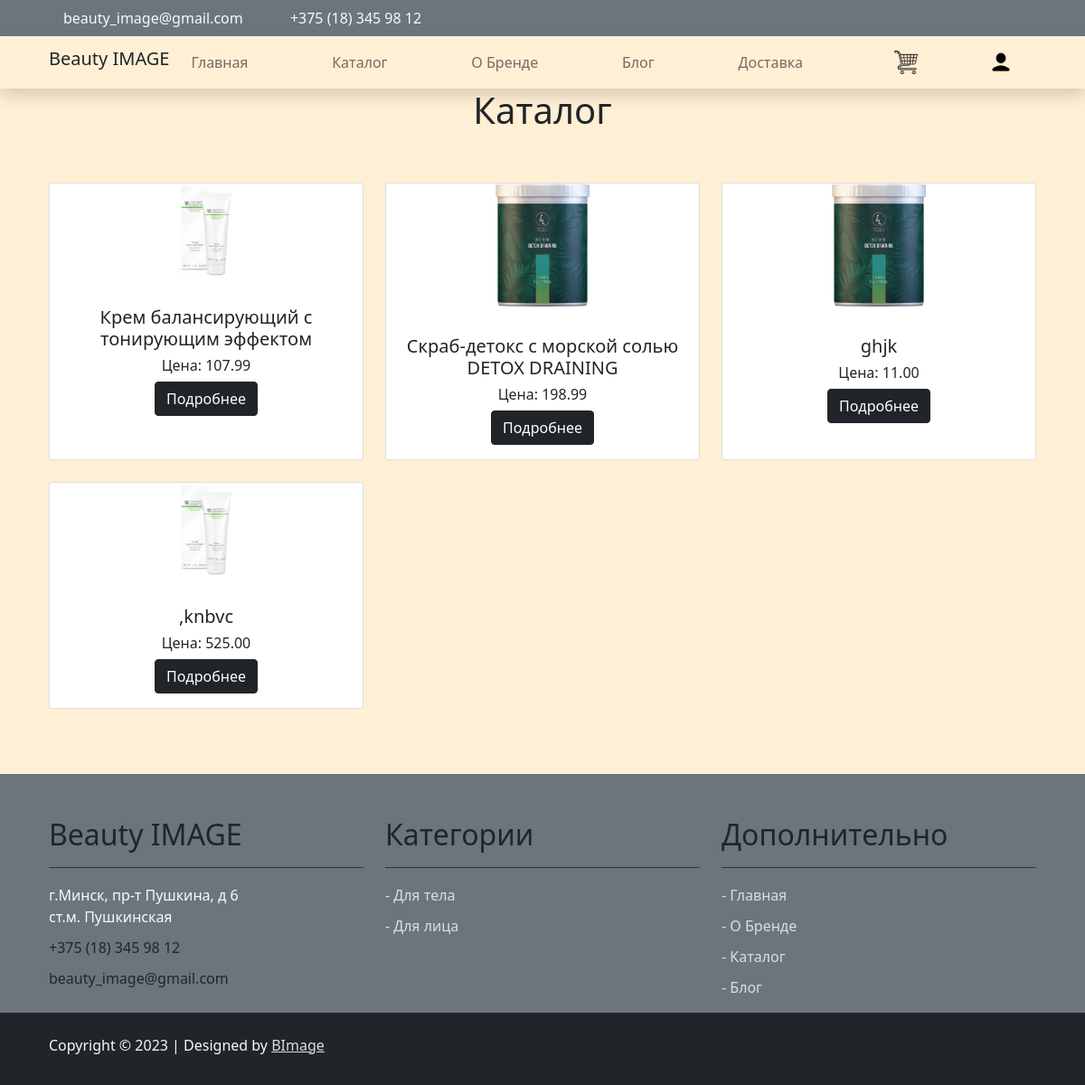
Page /catalog/ on the committed database.
### catalog/models.py (models this page shows, shortened)
class Product(models.Model):
    article = models.CharField(max_length=10)
    name = models.CharField(max_length=200)
    description = models.TextField(null=True)
    stock = models.PositiveIntegerField()
    price = models.DecimalField(max_digits=7, decimal_places=2)
    image = models.ImageField(upload_to='img/')
    available = models.BooleanField(default=True)
    created = models.DateTimeField(auto_now_add=True)
    updated = models.DateTimeField(auto_now=True)
    category = models.ForeignKey(Category, on_delete=models.CASCADE)

### catalog/views.py (the view)
# urls.py: urlpatterns = [path("", views.product_index, name='product_index'),
def product_index(request):
    categories = Category.objects.all()
    products = Product.objects.filter(available=True)
    context = {
        'categories': categories,
        'products': products
    }
    return render(request, 'product_index.html', context)

### cart/context_processors.py (called while the page is built)
def cart(request):
    return {'cart': Cart(request)}

### catalog/templates/product_index.html (shortened to what this page needs)
{% extends "base.html" %}
{% block page_content %}
<center>
    <h1>Каталог</h1>
    <div class="container py-5">
        <div class="row">
            {% for product in products %}
            <div class="col-12 col-md-4 mb-4">
                <div class="card h-100">
                    <p class="aligncenter">
                        <img src="{{ product.image.url }}" alt="" width="30%">
                    </p>
                    <div class="card-body">
                        <h5 class="card-title">{{ product.name }}</h5>
                        <h6 class="card-text">Цена: {{ product.price }}</h6>
                        <a href="{% url 'product_detail' product.id %}"
                           class="btn btn-dark">
                            Подробнее
                        </a>
                    </div>
                </div>
            </div>
            {% endfor %}
        </div>
    </div>
</center>
{% endblock %}

### static/css/base.css (style rules this page uses)
body { background-color: #FFEFD5 }

### catalog/templates/product_index.html (style rules this page uses)
.aligncenter { text-align: center; }

### rows in the picture
Product: image (picture), name "Крем балансирующий с тонирующим эффектом", price "107.99"
Product: image (picture), name "Скраб-детокс с морской солью DETOX DRAINING", price "198.99"
Product: image (picture), name "ghjk", price "11.00"
Product: image (picture), name ",knbvc", price "525.00"
